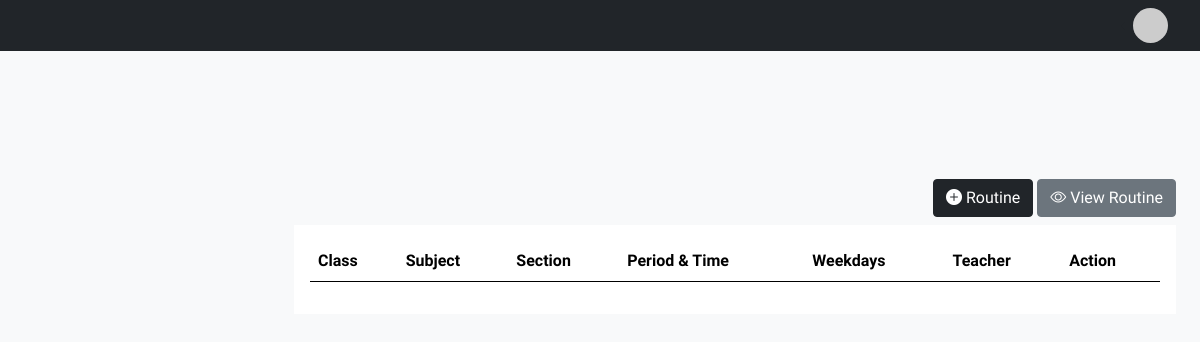
/dashboard/routine, run on an earlier commit of the app's database.
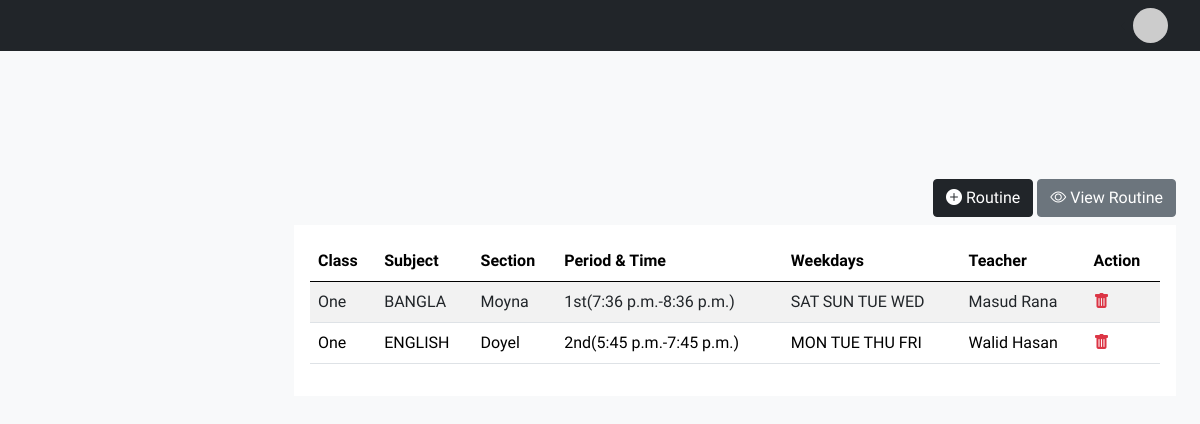
And on a later commit of the database.
### base/models.py (models this page shows, shortened)
class Routine(models.Model):
    school = models.ForeignKey(User, on_delete=models.CASCADE)
    clas = models.ForeignKey(Class, on_delete=models.CASCADE)
    sec = models.ForeignKey(Section, on_delete=models.CASCADE)
    period = models.CharField(max_length=100)
    sub = models.TextField(blank=True)
    start = models.TimeField()
    end = models.TimeField()
    week = models.ManyToManyField(Day)
    teacher = models.CharField(max_length=100)

class Class(models.Model):
  school = models.ForeignKey(User, on_delete=models.CASCADE, null=True, blank=True)
  name = models.CharField(max_length=50)
  type = models.CharField(max_length=100)
  subjects = models.ManyToManyField(Subject)
  start_time = models.TimeField(null=True, blank=True)
  end_time = models.TimeField(null=True, blank=True)

class Section(models.Model):
  school = models.ForeignKey(User, on_delete=models.CASCADE, null=True, blank=True)
  name = models.CharField(max_length=200)
  clas_name = models.ForeignKey(Class, on_delete=models.CASCADE,null=True,blank=True)
  shift = models.CharField(max_length=100)
  year = models.CharField(max_length=100)
  group = models.CharField(max_length=100)
  room = models.CharField(max_length=100)

class Day(models.Model):
  name = models.CharField(max_length=50)

### base/views.py (the view, shortened to what this page needs)
# urls.py: path('dashboard/routine', routine, name='routine')
def routine(r):
  data = r.POST
  d = r.GET.get('delete')
  if d:
    Routine.objects.get(id=d).delete()
  context = {'routine': Routine.objects.all()}
  return render(r, 'dashboard/routine.html', context)

### base/context_processors.py (called while the page is built)
def get_subjects(r):
  context = {'subjects': Subject.objects.all()}
  return context

def get_classes(r):
  context = {'classes': Class.objects.filter(school__id=r.user.id)}
  return context

def get_years(r):
  context = {'years':Year.objects.all()}
  return context

def get_sec(r):
  context = {'sections':Section.objects.all()}
  return context

def get_day(r):
  context = {'days':Day.objects.all()}
  return context

### templates/dashboard/routine.html (shortened to what this page needs)
{% extends 'dashboard/dashboard.html' %}
{% block body %}
<div class="col-md-12">
<section class="vh-100">
 <div class="mt-5 d-lex h-75 justify-content-center align-items-center">
<div class="text-end">
<button type="button" class="btn btn-dark my-2" data-bs-toggle="modal" data-bs-target="#exampleModal">
  <i class="bi bi-plus-circle-fill"></i> Routine
</button>
<button type="button" class="btn btn-secondary my-2">
    <i class="bi bi-eye"></i> View Routine
  </button>
</div>
   <div class="card-table card-body bg-white">
<table class="table table-striped">
  <thead>
    <tr>
      <th scope="col">Class</th>
      <th scope="col">Subject</th>
      <th scope="col">Section</th>
      <th scope="col">Period & Time</th>
      <th scope="col">Weekdays</th>
      <th scope="col">Teacher</th>
      <th scope="col">Action</th>
    </tr>
  </thead>
  <tbody>
    {% for r in routine %}
    <tr>
      <td>{{r.clas.name}}</td>
      <td>{{r.sub}}</td>
      <td>{{r.sec.name}}</td>
      <td>{{r.period}}({{r.start}}-{{r.end}})</td>
      <td> {% for w in r.week.all %}
            {{w.name}}{% endfor %}</td>
      <td>{{r.teacher}}</td>
      <td>
        <a href="/dashboard/routine?delete={{r.id}}"><i class="text-danger bi bi-trash-fill"></i></a>
      </td>
    </tr>
    {% endfor %}
  </table>
        </div>
    </div>
  </section>
</div>
{% endblock %}

### templates/dashboard/dashboard.html (shortened to what this page needs)
{% load static %}
<!DOCTYPE html>
<html lang="en">
  <head>
    <link rel="stylesheet" href="css/bootstrap.min.css" />
    <link
      rel="stylesheet"
      href="https://cdn.jsdelivr.net/npm/bootstrap-icons@1.4.1/font/bootstrap-icons.css"
    />
    <link href="https://cdn.jsdelivr.net/npm/bootstrap@5.0.2/dist/css/bootstrap.min.css" rel="stylesheet">
  </head>
  <body class="bg-light">
    <nav class="p-2 navbar navbar-expand-lg navbar-dark bg-dark">
      <div class="container-fluid">
        <div class="dropdown dropstart">
          <div class="dropdown-toggle" type="button" id="dropdownMenuButton1" data-bs-toggle="dropdown" aria-expanded="false">
            <img class="avatar img-fluid" src="https://api.dicebear.com/6.x/initials/svg?seed={{request.user}}">
          </div>
        </div>
      </div>
    </nav>
    <main class="mt-5 pt-3">
      <div class="container-fluid">
        <div class="row">
          <div class="col-md-12">
          </div>
        </div>
        <div class="row">
            {% block body %}
            {% endblock %}
        </div>
      </div>
    </main>
  </body>
</html>

### templates/dashboard/dashboard.html (style rules this page uses)
body, button { font-family: 'Inconsolata', sans-serif; }
.card-table { width : 100%; overflow-x : scroll; }
:root { --offcanvas-width: 270px; --topNavbarHeight: 56px; }
@media (min-width: 992px) { body { overflow: auto !important; } }
@media (min-width: 992px) { main { margin-left: var(--offcanvas-width); } }
.avatar { height : 35px; width :35px; border-radius : 100px; }

What changed in the data, as far as the page shows it:
added Routine: clas.name "One", sub "BANGLA", sec.name "Moyna", period "1st", start "7:36 p.m.", end "8:36 p.m.", teacher "Masud Rana"
added Day: name "SAT", shown under "One"
added Day: name "SUN", shown under "One"
added Day: name "TUE"
added Day: name "WED", shown under "One"
added Routine: clas.name "One", sub "ENGLISH", sec.name "Doyel", period "2nd", start "5:45 p.m.", end "7:45 p.m.", teacher "Walid Hasan"
added Day: name "MON", shown under "One"
added Day: name "THU", shown under "One"
added Day: name "FRI", shown under "One"
